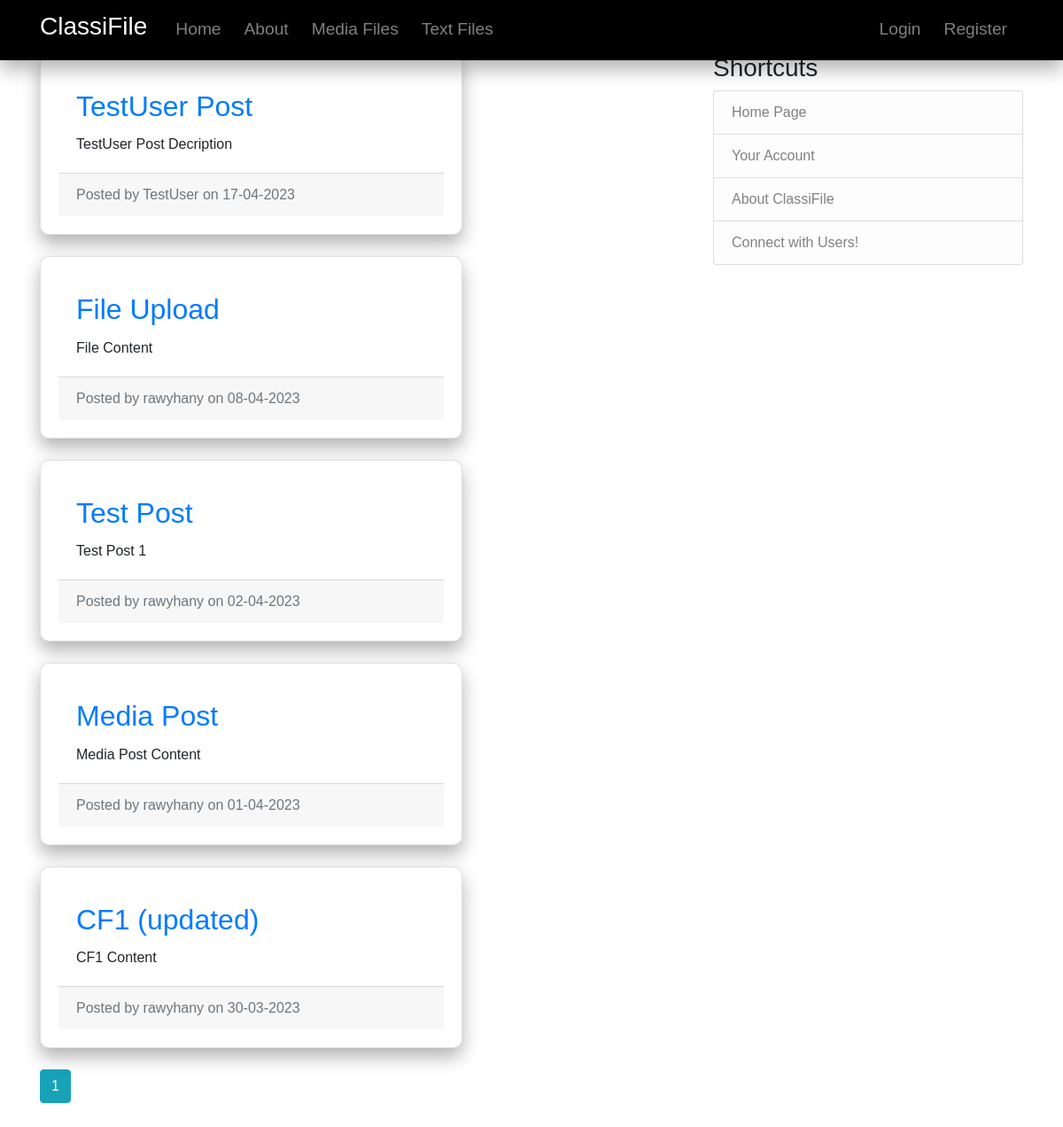
Page /home on the earlier database version.
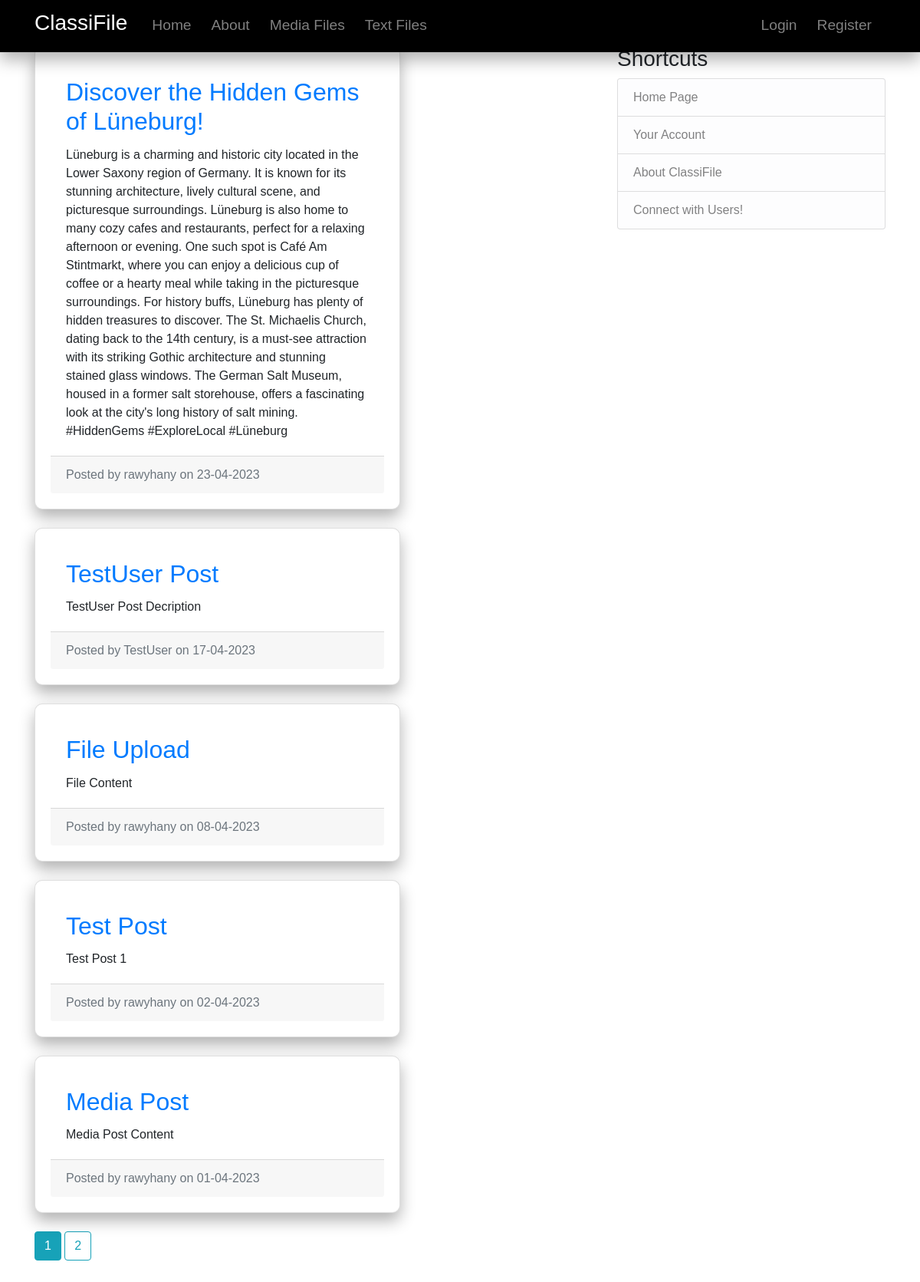
Same page on the later database version.
### classifile/models.py (models this page shows, shortened)
class Post(db.Model):
    id = db.Column(db.Integer, primary_key=True)
    title = db.Column(db.String(100), nullable=False)
    date_posted = db.Column(db.DateTime, nullable=False, default=datetime.utcnow)
    content = db.Column(db.Text, nullable=False)
    user_id = db.Column(db.Integer, db.ForeignKey('user.id'), nullable=False)

class User(db.Model, UserMixin):
    id = db.Column(db.Integer, primary_key=True)
    username = db.Column(db.String(20), unique=True, nullable=False)
    email = db.Column(db.String(20), unique=True, nullable=False)
    image_file = db.Column(db.String(20), nullable=False, default='default.jpg')
    password = db.Column(db.String(60), nullable=False)
    posts = db.relationship('Post', backref='author', lazy=True)

### classifile/routes.py (the view)
@app.route("/")
@app.route("/home")
def home():
    page = request.args.get('page', 1, type=int)
    posts = Post.query.order_by(Post.date_posted.desc()).paginate(page=page, per_page=5)
    return render_template('home.html', posts=posts)

### classifile/templates/home.html
{% extends "layout.html" %}
{% block content %}
  <div class="row">
    <div class="col-md-8">
      {% for post in posts.items %}
        <div class="card mb-4">
          <div class="card-body">
            <h2 class="card-title"><a href="{{ url_for('post', post_id=post.id) }}">{{ post.title }}</a></h2>
            <p class="card-text">{{ post.content }}</p>
          </div>
          <div class="card-footer text-muted">
            Posted by <a>{{ post.author.username }}</a> on {{ post.date_posted.strftime('%d-%m-%Y') }}
          </div>
        </div>
      {% endfor %}
          </div>
        </div>
    {% for page_num in posts.iter_pages(left_edge=1, right_edge=1, left_current=1, right_current=2) %}
      {% if page_num %}
        {% if posts.page == page_num %}
          <a class="btn btn-info mb-4" href="{{ url_for('home', page=page_num) }}">{{ page_num }}</a>
        {% else %}
          <a class="btn btn-outline-info mb-4" href="{{ url_for('home', page=page_num) }}">{{ page_num }}</a>
        {% endif %}
      {% else %}
        ...
      {% endif %}
    {% endfor %}
{% endblock content %}

### classifile/templates/layout.html (shortened to what this page needs)
<!DOCTYPE html>
<html>
<head>
     <link rel="stylesheet" href="https://cdn.jsdelivr.net/npm/bootstrap@4.0.0/dist/css/bootstrap.min.css">
     <link rel="stylesheet" type="text/css" href="{{ url_for('static', filename='main.css') }}">
</head>
<body>
    <header class="site-header">
        <nav class="navbar navbar-expand-md navbar-dark bg-steel fixed-top">
          <div class="container">
            <a class="navbar-brand mr-4" href="/"><h3>ClassiFile</h3></a>
            <div class="collapse navbar-collapse" id="navbarToggle">
              <div class="navbar-nav mr-auto">
                <a class="nav-item nav-link" href="{{ url_for('home') }}">Home</a>
                <a class="nav-item nav-link" href="{{ url_for('about') }}">About</a>
                <a class="nav-item nav-link" href="{{ url_for('home') }}">Media Files</a>
                <a class="nav-item nav-link" href="{{ url_for('home') }}">Text Files</a>
              </div>
              <div class="navbar-nav">
                {% if current_user.is_authenticated %}
                  <a class="nav-item nav-link" href="{{ url_for('upload') }}">Upload</a>
                  <a class="nav-item nav-link" href="{{ url_for('account') }}">Account</a>
                  <a class="nav-item nav-link" href="{{ url_for('logout') }}">Logout</a>
                {% else %}
                  <a class="nav-item nav-link" href="{{ url_for('login') }}">Login</a>
                  <a class="nav-item nav-link" href="{{ url_for('register') }}">Register</a>
                {% endif %}
              </div>
            </div>
          </div>
        </nav>
      </header>
      <main role="main" class="container">
        <div class="row">
          <div class="col-md-8">
            {% block content %}{% endblock %}
          </div>
          <div class="col-md-4">
            <div class="content-section">
              <h3>Shortcuts</h3>
              <ul class="list-group">
                <a class="list-group-item list-group-item-light" href="{{ url_for('home') }}">Home Page</a>
                <a class="list-group-item list-group-item-light" href="{{ url_for('account') }}">Your Account</a>
                <a class="list-group-item list-group-item-light" href="{{ url_for('about') }}">About ClassiFile</a>
                <a class="list-group-item list-group-item-light"  href="{{ url_for('home') }}">Connect with Users!</a>
              </ul>
            </div>
          </div>
        </div>
      </main>
</body>
</html>

### classifile/static/main.css (style rules this page uses)
body { font-family: Arial, sans-serif; margin: 0; padding: 0; }
header { background-color: #000000; color: #fff; padding: 20px; display: flex; align-items: center; justify-content: space-between; box-shadow: 0px 10px 20px rgba(0,0,0,0.3); }
nav { background-color: #000000; padding: 10px; display: flex; align-items: center; justify-content: flex-end; box-shadow: 0px 10px 20px rgba(0,0,0,0.3); }
nav a { color: #000000; text-decoration: none; margin-right: 10px; font-size: 1.2em; transition: all 0.2s ease-in-out; }
main { padding: 20px; background-color: #fffff; }
.card { background-color: #ffff; padding: 20px; border-radius: 10px; box-shadow: 0px 10px 20px rgba(0,0,0,0.3); transitio }

Differences in the rows shown:
no longer on this page (row unchanged): Post: title "CF1 (updated)", content "CF1 Content", author.username "rawyhany", date_posted "30-03-2023"
added Post: title "Discover the Hidden Gems of Lüneburg!", content "Lüneburg is a charming and historic city located in the Lower Saxony region of Germany. It is known for its stunning architecture, lively cultural scene, and picturesque surroundings. Lüneburg is also home to many cozy cafes and restaurants, perfect for a relaxing afternoon or evening. One such spot is Café Am Stintmarkt, where you can enjoy a delicious cup of coffee or a hearty meal while taking in the picturesque surroundings. For history buffs, Lüneburg has plenty of hidden treasures to discover. The St. Michaelis Church, dating back to the 14th century, is a must-see attraction with its striking Gothic architecture and stunning stained glass windows. The German Salt Museum, housed in a…", author.username "rawyhany", date_posted "23-04-2023"
Other differences:
new list line: "2"
